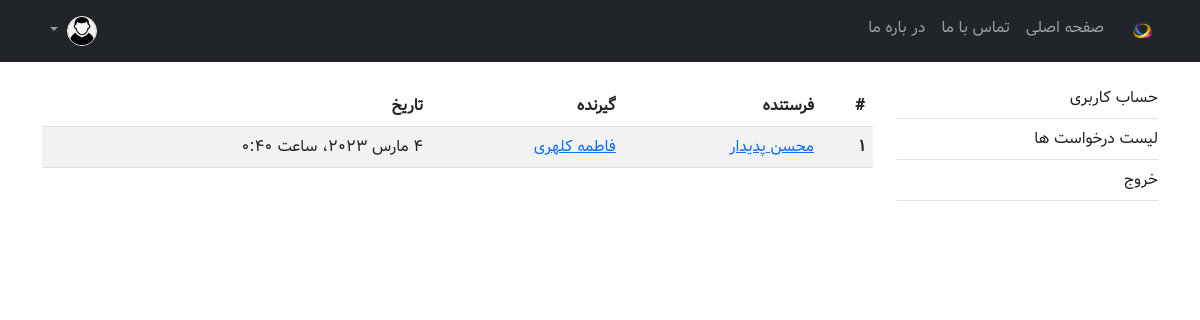
The page /myadmin/requests_list/ (signed in) on the database its author committed.
### account/models.py (models this page shows, shortened)
class Relation(models.Model):
    sender = models.ForeignKey(User, on_delete=models.CASCADE, related_name="sender", verbose_name='فرستنده')
    reciver = models.ForeignKey(User, on_delete=models.CASCADE, related_name="reciver", verbose_name='گیرنده')
    status = models.CharField(max_length=1, choices=RELATION_CHOICES)
    created_at = models.DateTimeField("تاریخ ثبت درخواست", auto_now_add=True)
    updated_at = models.DateTimeField("تاریخ ویرایش", auto_now=True)
    class Meta:
        db_table = 'relations'
        managed = True
        verbose_name = 'رابطه'
        verbose_name_plural = 'رابطه ها'

class User(AbstractBaseUser):
    PHONE_REGEX = RegexValidator(
        regex=r"^09\d{9}$", message="شماره موبایل اشتباه میباشد")
    phone = models.CharField(
        "شماره موبایل", max_length=11, unique=True, validators=[PHONE_REGEX])
    first_name = models.CharField("نام", max_length=100)
    last_name = models.CharField("نام خانوادگی", max_length=100)
    gender = models.CharField("جنسیت", max_length=1,
                              choices=GENDER_CHOICES, default="1")
    register_for = models.CharField(
        "ثبت نام برای", max_length=1, choices=REGISTER_FOR_CHOICES, default="1")
    is_active = models.BooleanField("فعال", default=True)
    is_superuser = models.BooleanField("ابرکاربر", default=False)  # superuser
    is_admin = models.BooleanField("رابط", default=False)  # connector
    is_staff = models.BooleanField("کارشناس", default=False)  # expert
    joined_date = models.DateTimeField("تاریخ ثبت نام", auto_now_add=True)
    last_login = models.DateTimeField("تاریخ آخرین ورود", auto_now=True)
    objects = UserManager()
    USERNAME_FIELD = "phone"
    class Meta:
        db_table = "users"
        managed = True
        verbose_name = "کاربر"
        verbose_name_plural = "کاربران"

### myadmin/views.py (the view)
# urls.py: path('myadmin/requests_list/', requests_list_view, name='requests_list'),
def requests_list_view(request):
    template_name = "myadmin/requests_list.html"
    template_title = "لیست درخواست ها"
    relations = Relation.objects.filter(status='2')
    context = {
        'template_title': template_title,
        'relations': relations
    }
    return render(request, template_name, context)

### templates/myadmin/requests_list.html (shortened to what this page needs)
{% extends "myadmin.html" %}
{% load static %}
{% load myadmin_tags %}
{% block dashboard_content %}
<table class="table table-striped table-hover">
  <thead>
    <tr>
      <th scope="col">#</th>
      <th scope="col">فرستنده</th>
      <th scope="col">گیرنده</th>
      <th scope="col">تاریخ</th>
    </tr>
  </thead>
  <tbody>
    {% for relation in relations %}
    <tr>
      <th scope="row">1</th>
      <td>
        <a href="{% url 'myadmin:user_detail' pk=relation.sender.pk %}">
          {{ relation.sender.first_name }} {{ relation.sender.last_name }}
        </a>
      </td>
      <td>
        <a href="{% url 'myadmin:user_detail' pk=relation.reciver.pk %}">
          {{ relation.reciver.first_name }} {{ relation.reciver.last_name }}
        </a>
      </td>
      <td>{{ relation.updated_at }}</td>
    </tr>
    {% endfor %}
</table>
{% endblock dashboard_content %}

### static/css/main.css (style rules this page uses)
* { font-family: 'Dirooz'; }

### rows shown on the page
Relation: sender.first_name "محسن", sender.last_name "پدیدار", reciver.first_name "فاطمه", reciver.last_name "کلهری", updated_at "4 مارس 2023، ساعت 0:40"
